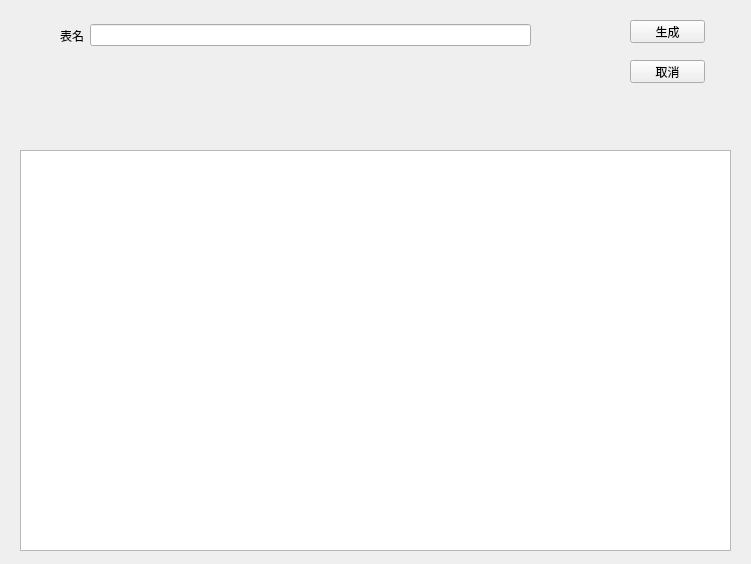
<?xml version="1.0" encoding="UTF-8"?>
<ui version="4.0">
 <class>Form</class>
 <widget class="QWidget" name="Form">
  <property name="geometry">
   <rect>
    <x>0</x>
    <y>0</y>
    <width>751</width>
    <height>564</height>
   </rect>
  </property>
  <property name="windowTitle">
   <string>Form</string>
  </property>
  <widget class="QPlainTextEdit" name="content_text_edit">
   <property name="geometry">
    <rect>
     <x>20</x>
     <y>150</y>
     <width>711</width>
     <height>401</height>
    </rect>
   </property>
  </widget>
  <widget class="QPushButton" name="create_btn">
   <property name="geometry">
    <rect>
     <x>630</x>
     <y>20</y>
     <width>75</width>
     <height>23</height>
    </rect>
   </property>
   <property name="text">
    <string>生成</string>
   </property>
  </widget>
  <widget class="QPushButton" name="cancel_btn">
   <property name="geometry">
    <rect>
     <x>630</x>
     <y>60</y>
     <width>75</width>
     <height>23</height>
    </rect>
   </property>
   <property name="text">
    <string>取消</string>
   </property>
  </widget>
  <widget class="QWidget" name="">
   <property name="geometry">
    <rect>
     <x>60</x>
     <y>20</y>
     <width>471</width>
     <height>31</height>
    </rect>
   </property>
   <layout class="QHBoxLayout" name="horizontalLayout">
    <item>
     <widget class="QLabel" name="table_name_label">
      <property name="text">
       <string>表名</string>
      </property>
     </widget>
    </item>
    <item>
     <widget class="QLineEdit" name="table_name_edit"/>
    </item>
   </layout>
  </widget>
 </widget>
 <resources/>
 <connections/>
</ui>
